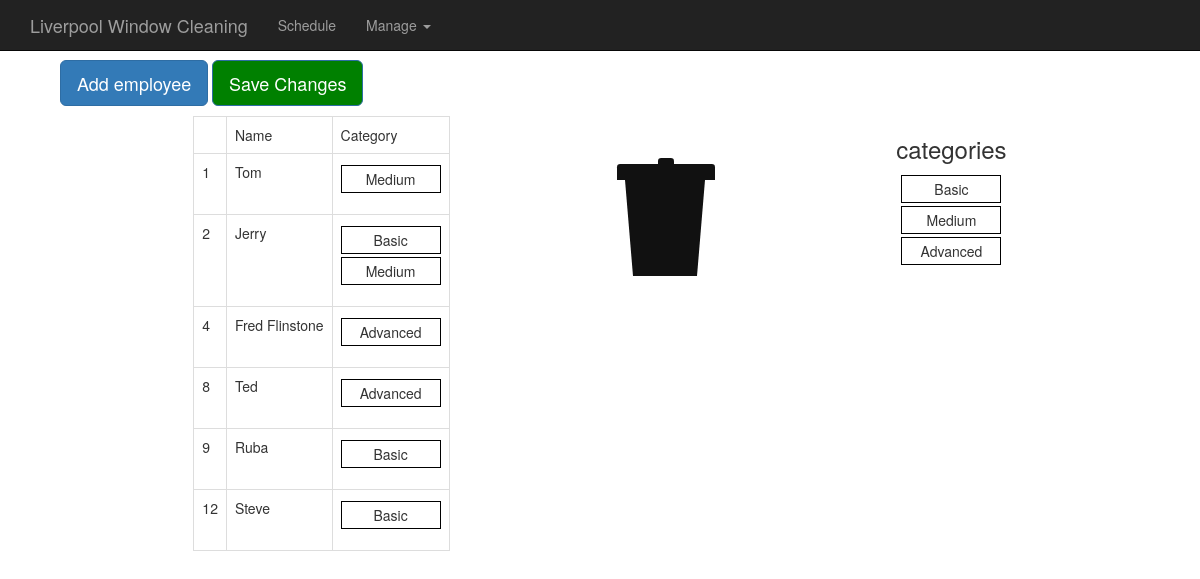
The page /employees on the database its author committed.
### daily/models.py (models this page shows, shortened)
class Employee(models.Model):
  name = models.CharField(max_length=100)
  category = models.ManyToManyField(Category)

class Category(models.Model):
  name = models.CharField(max_length=100)

### daily/views.py (the view)
# urls.py: url(r'^employees', views.manage_employees, name="employees"),
def manage_employees(request):
  employees = Employee.objects.all()
  categories = Category.objects.all()
  context = {'employees': employees, 'cats': categories}
  return render(request, 'daily/employees.html', context)

### daily/templates/daily/employees.html (shortened to what this page needs)
{% extends 'daily/base.html' %}
{% load static %}
{% block content %}
        <div id="form-fields">
          <button type="button" class="btn btn-primary btn-lg"
            id="new-emp-button" onclick="addEmployee()">Add employee</button>
          <button type="button" class="btn btn-primary btn-lg"
            id="save-button" onclick="updateEmployees()">Save Changes</button>
        </div>
        <div class="h-box">
          <table class="table table-bordered" id="daily-table">
            <tbody>
              <tr>
                <td> </td>
                <td>Name</td>
                <td>Category</td>
              </tr>
              {% for emp in employees.all %}
              <tr class="emp">
                <td>{{ emp.id }}</td>
                <td class="emp-name-td">{{ emp.name }}</td>
                <td>
                  <ol class='sortable_with_drop cat_list'>
                    {% for cat in emp.category.all %}
                    <li class="flex-li cat">{{ cat.name }}</li>
                      {% endfor %}
                  </ol>
                </td>
              </tr>
              {% endfor %}
            </tbody>
          </table>
          <ol class='trash category_trash'>
            <li>
                <div class="lid"></div>
                <div class="lidcap"></div>
                <div class="bin"></div>
                </li>
              </ol>
          <div class="v-box" id="sources">
            <div class="cats-list">
            <h3>categories</h3>
            <ol class='sortable_with_no_drop' id="cats-source">
              {% for cat in cats.all %}
              <li class="flex-li category">{{ cat.name }}</li>
              {% endfor %}
            </ol>
          </div>
          </div>
        </div>
      </body>
      {% endblock %}

### daily/static/daily/daily.css (style rules this page uses)
.flex-li { border: 1px solid black; margin: 3px auto; padding: 3px; width: 100px; text-align: center; }
.h-box { padding: 0; margin: 0; list-style: none; display: -webkit-box; display: -moz-box; display: -ms-flexbox; display: -webkit-flex; display: flex; flex-direction: row; justify-content: space-around; }
.v-box { padding: 0; margin: 0; list-style: none; display: -webkit-box; display: -moz-box; display: -ms-flexbox; display: -webkit-flex; display: flex; flex-direction: column; }
#sources { margin: 0 auto; }
#form-fields { padding: 10px; }
#save-button { //display: none; background: green; }
#daily-table { float: left; width: auto; margin: 0 auto; }
ol { display: inline-block; -webkit-padding-start: 0px; list-style-type: none; //height: 100%; width: 100%; min-height: 30px; }
ol li { float: center; }
body { padding: 50px; margin: auto; }

### daily/static/daily/trash.css (style rules this page uses)
.trash { background: #ffffff; position: relative; width: 160px; height: 160px; //margin: 50px auto 0; border-radius: 4px; transition: box-shadow .2s ease; }
.lidcap, .lid, .bin { position: absolute; }
.lidcap, .lid { border-top-left-radius: 3.2px; border-top-right-radius: 3.2px; background: #111; transition: transform .2s linear, margin .2s linear; }
.lidcap { bottom: 110.4px; left: 65px; height: 8px; width: 16px; }
.lid { bottom: 96px; left: 24px; width: 98px; height: 16px; }
.bin { bottom: 0; left: 32px; width: 80px; border-top: 96px solid #111; border-left: 8px solid transparent; border-right: 8px solid transparent; }

### rows shown on the page
Employee: id "1", name "Tom"
Category: name "Medium"
Employee: id "2", name "Jerry"
Category: name "Basic"
Employee: id "4", name "Fred Flinstone"
Category: name "Advanced"
Employee: id "8", name "Ted"
Employee: id "9", name "Ruba"
Employee: id "12", name "Steve"
